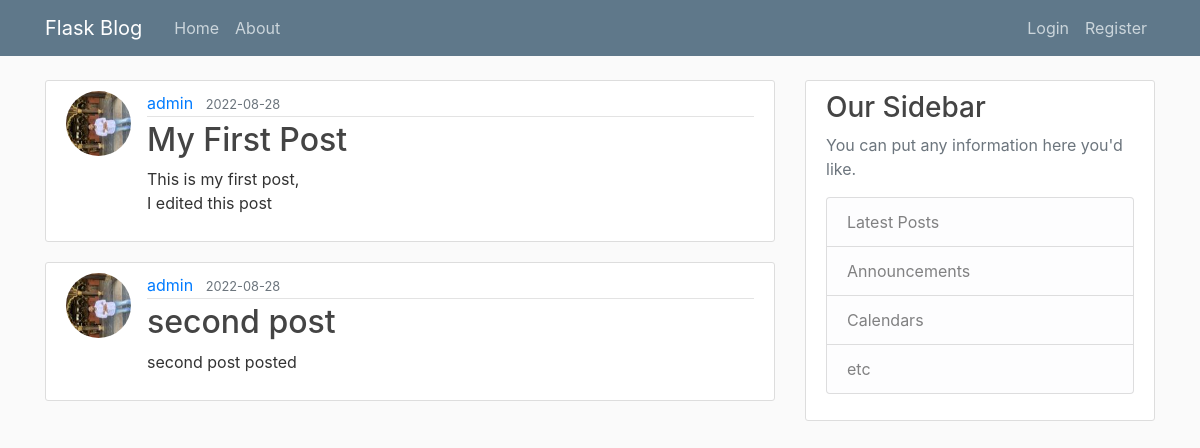
The page /home on the database its author committed.
### flaskblog/models.py (models this page shows, shortened)
class Post(db.Model):
    id = db.Column(db.Integer, primary_key=True)
    title = db.Column(db.String(100), nullable=False)
    date_posted = db.Column(db.DateTime, nullable=False, default=datetime.utcnow)
    content = db.Column(db.Text, nullable=False)
    user_id = db.Column(db.Integer, db.ForeignKey('user.id'), nullable=False)

class User(db.Model, UserMixin):
    id = db.Column(db.Integer, primary_key=True)
    username = db.Column(db.String(20), unique=True, nullable=False)
    email = db.Column(db.String(120), unique=True, nullable=False)
    image_file = db.Column(db.String(20), nullable=False, default='default.jpg')
    password = db.Column(db.String(60), nullable=False)
    posts = db.relationship('Post', backref='author', lazy=True)

### flaskblog/routes.py (the view)
@app.route("/")
@app.route("/home")
def home():
    posts = Post.query.all()
    return render_template('home.html', posts=posts)

### flaskblog/templates/home.html
{% extends "layout.html" %}
{% block content %}
    {% for post in posts %}
        <article class="media content-section">
          <img class="rounded-circle article-img" src="{{ url_for('static', filename='profile_pics/' + post.author.image_file) }}">
          <div class="media-body">
            <div class="article-metadata">
              <a class="mr-2" href="#">{{ post.author.username }}</a>
              <small class="text-muted">{{ post.date_posted.strftime('%Y-%m-%d') }}</small>
            </div>
            <h2><a class="article-title" href="{{ url_for('post', post_id=post.id) }}">{{ post.title }}</a></h2>
            <p class="article-content">{{ post.content }}</p>
          </div>
        </article>
    {% endfor %}
{% endblock content %}

### flaskblog/templates/layout.html (shortened to what this page needs)
<!DOCTYPE html>
<html>
<head>
    <link rel="stylesheet" href="https://maxcdn.bootstrapcdn.com/bootstrap/4.0.0/css/bootstrap.min.css">
    <link rel="stylesheet" type="text/css" href="{{ url_for('static', filename='main.css') }}">
</head>
<body>
    <header class="site-header">
      <nav class="navbar navbar-expand-md navbar-dark bg-steel fixed-top">
        <div class="container">
          <a class="navbar-brand mr-4" href="/">Flask Blog</a>
          <div class="collapse navbar-collapse" id="navbarToggle">
            <div class="navbar-nav mr-auto">
              <a class="nav-item nav-link" href="{{ url_for('home') }}">Home</a>
              <a class="nav-item nav-link" href="{{ url_for('about') }}">About</a>
            </div>
            <div class="navbar-nav">
              {% if current_user.is_authenticated %}
              <a class="nav-item nav-link" href="{{ url_for('new_post') }}">New Post</a>
                <a class="nav-item nav-link" href="{{ url_for('account') }}">Account</a>
                <a class="nav-item nav-link" href="{{ url_for('logout') }}">Logout</a>
              {% else %}
                <a class="nav-item nav-link" href="{{ url_for('login') }}">Login</a>
                <a class="nav-item nav-link" href="{{ url_for('register') }}">Register</a>
              {% endif %}
            </div>
          </div>
        </div>
      </nav>
    </header>
    <main role="main" class="container">
      <div class="row">
        <div class="col-md-8">
          {% block content %}{% endblock %}
        </div>
        <div class="col-md-4">
          <div class="content-section">
            <h3>Our Sidebar</h3>
            <p class='text-muted'>You can put any information here you'd like.
              <ul class="list-group">
                <li class="list-group-item list-group-item-light">Latest Posts</li>
                <li class="list-group-item list-group-item-light">Announcements</li>
                <li class="list-group-item list-group-item-light">Calendars</li>
                <li class="list-group-item list-group-item-light">etc</li>
              </ul>
            </p>
          </div>
        </div>
      </div>
    </main>
</body>
</html>

### flaskblog/static/main.css (style rules this page uses)
body { background: #fafafa; color: #333333; margin-top: 5rem; }
h1, h2, h3, h4, h5, h6 { color: #444444; }
.bg-steel { background-color: #5f788a; }
.site-header .navbar-nav .nav-link { color: #cbd5db; }
.content-section { background: #ffffff; padding: 10px 20px; border: 1px solid #dddddd; border-radius: 3px; margin-bottom: 20px; }
.article-title { color: #444444; }
.article-content { white-space: pre-line; }
.article-img { height: 65px; width: 65px; margin-right: 16px; }
.article-metadata { padding-bottom: 1px; margin-bottom: 4px; border-bottom: 1px solid #e3e3e3 }

### rows shown on the page
Post: image_file (picture), author.username "admin", date_posted "2022-08-28", title "My First Post", content "This is my first post, I edited this post"
Post: image_file (picture), author.username "admin", date_posted "2022-08-28", title "second post", content "second post posted"
